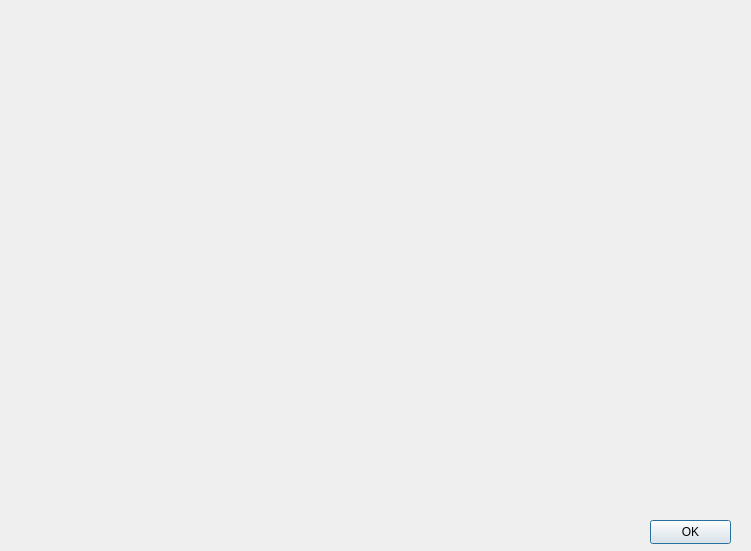
<?xml version="1.0" encoding="UTF-8"?>
<ui version="4.0">
 <class>AddPracticeDialog</class>
 <widget class="QDialog" name="AddPracticeDialog">
  <property name="geometry">
   <rect>
    <x>0</x>
    <y>0</y>
    <width>751</width>
    <height>551</height>
   </rect>
  </property>
  <property name="windowTitle">
   <string>AddPracticeDialog</string>
  </property>
  <widget class="PracticeSettings" name="practiceSettings" native="true">
   <property name="geometry">
    <rect>
     <x>10</x>
     <y>10</y>
     <width>721</width>
     <height>491</height>
    </rect>
   </property>
  </widget>
  <widget class="PracticeDoctorSettings" name="doctorSettings" native="true">
   <property name="geometry">
    <rect>
     <x>320</x>
     <y>270</y>
     <width>411</width>
     <height>231</height>
    </rect>
   </property>
  </widget>
  <widget class="QPushButton" name="okButton">
   <property name="geometry">
    <rect>
     <x>650</x>
     <y>520</y>
     <width>81</width>
     <height>24</height>
    </rect>
   </property>
   <property name="text">
    <string>OK</string>
   </property>
   <property name="default">
    <bool>true</bool>
   </property>
   <property name="flat">
    <bool>false</bool>
   </property>
  </widget>
 </widget>
 <layoutdefault spacing="6" margin="11"/>
 <customwidgets>
  <customwidget>
   <class>PracticeSettings</class>
   <extends>QWidget</extends>
   <header>View/SettingsDialog/PracticeSettings/PracticeSettings.h</header>
   <container>1</container>
  </customwidget>
  <customwidget>
   <class>PracticeDoctorSettings</class>
   <extends>QWidget</extends>
   <header>View/SettingsDialog/PracticeDoctorSettings/practicedoctorsettings.h</header>
   <container>1</container>
  </customwidget>
 </customwidgets>
 <resources/>
 <connections/>
</ui>
